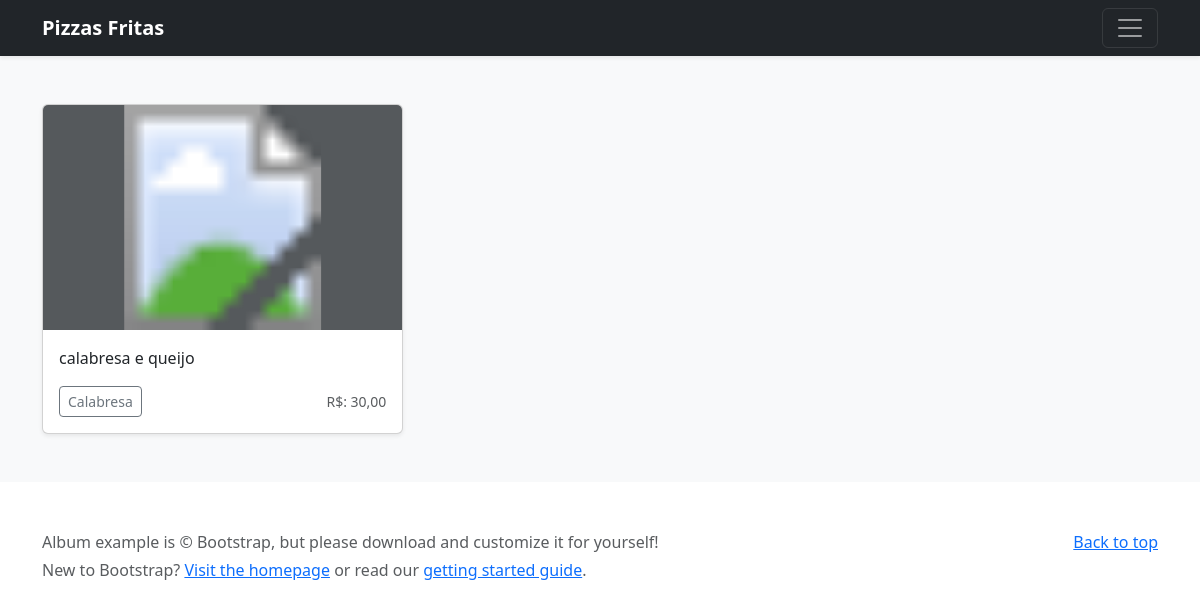
/produtos/, run on the app's committed database.
### apps/produtos/models.py (models this page shows, shortened)
class Pizza(models.Model):
    lista_sabor = [
        ('Calabresa','1'),
        ('Mussarela','2'),
        ('Carne de Sol','3'),
        ('Portuguesa','4'),
        ('Chocolate','5'),
    ]
    lista_tamanho = [
        ('F','Família'),
        ('G','Grande'),
        ('M','Média'),
        ('p','pequena'),
        ('B','Brotinho'),
    ]
    sabor_pizza = models.CharField(max_length=12, choices=lista_sabor, verbose_name='Sabor da Pizza')
    tamamho_pizza = models.CharField(max_length=8, choices=lista_tamanho, verbose_name='Tamanho da Pizza')
    descricao_pizza = models.TextField(verbose_name='Descrição da Pizza')
    quantidade_pizza = models.IntegerField(verbose_name='quantidade')
    imagem_pizza = models.ImageField(upload_to="./midia/foto_pizza")
    preco = models.DecimalField(max_digits=9, decimal_places=2)

### apps/produtos/views.py (the view)
# urls.py: path('produtos/', ProdutosView),
def ProdutosView(request):
	pizza_lista = Pizza.objects.all()
	bebida_lista = Bebida.objects.all()
	return render(request, 'produtos.html', {'pizzas':pizza_lista, 'bebidas':bebida_lista})

### template/produtos.html (shortened to what this page needs)
{% load static %}
<!doctype html>
<html lang="en" data-bs-theme="auto">
  <head><script src="/docs/5.3/assets/js/color-modes.js"></script>
    <link rel="stylesheet" href="https://cdn.jsdelivr.net/npm/@docsearch/css@3">
    <link href="https://cdn.jsdelivr.net/npm/bootstrap@5.3.2/dist/css/bootstrap.min.css" rel="stylesheet">
<link href="https://getbootstrap.com/docs/5.3/dist/css/bootstrap.min.css" rel="stylesheet">
  </head>
  <body>
<header data-bs-theme="dark">
  <div class="navbar navbar-dark bg-dark shadow-sm">
    <div class="container">
      <a href="#" class="navbar-brand d-flex align-items-center">
        <strong id="icone">Pizzas Fritas </strong>
      </a>
      <button class="navbar-toggler" type="button" data-bs-toggle="collapse" data-bs-target="#navbarHeader" aria-controls="navbarHeader" aria-expanded="false" aria-label="Toggle navigation">
        <span class="navbar-toggler-icon"></span>
      </button>
    </div>
  </div>
</header>
<main>
  <div class="album py-5 bg-body-tertiary">
    {% for c in pizzas %}
    <div class="container">
      <div class="row row-cols-1 row-cols-sm-2 row-cols-md-3 g-3">
        <div class="col">
          <div class="card shadow-sm">
            <svg class="bd-placeholder-img card-img-top" width="100%" height="225" xmlns="http://www.w3.org/2000/svg" role="img" aria-label="Placeholder: Thumbnail" preserveAspectRatio="xMidYMid slice" focusable="false">
            <title>Placeholder</title>
            <rect width="100%" height="100%" fill="#55595c" />
            <image x="0" y="0" width="100%" height="100%" xlink:href="{{ c.imagem_pizza.url }}" />
            </svg>
            <div class="card-body">
              <p class="card-text">{{c.descricao_pizza}}</p>
              <div class="d-flex justify-content-between align-items-center">
                <div class="btn-group">
                  <button type="button" class="btn btn-sm btn-outline-secondary">{{c.sabor_pizza}}</button>
                </div>
                <small class="text-body-secondary">R$: {{c.preco}}</small>
              </div>
            </div>
          </div>
        </div>
      </div>
    </div>
    {% endfor %}
  </div>
</main>
<footer class="text-body-secondary py-5">
  <div class="container">
    <p class="float-end mb-1">
      <a href="#">Back to top</a>
    </p>
    <p class="mb-1">Album example is &copy; Bootstrap, but please download and customize it for yourself!</p>
    <p class="mb-0">New to Bootstrap? <a href="/">Visit the homepage</a> or read our <a href="/docs/5.3/getting-started/introduction/">getting started guide</a>.</p>
  </div>
</footer>
    </body>
</html>

### template/produtos.html (style rules this page uses)
.bd-placeholder-img { font-size: 1.125rem; text-anchor: middle; -webkit-user-select: none; -moz-user-select: none; user-select: none; }

### data on the page
Pizza: descricao_pizza "calabresa e queijo", sabor_pizza "Calabresa", preco "30,00"
